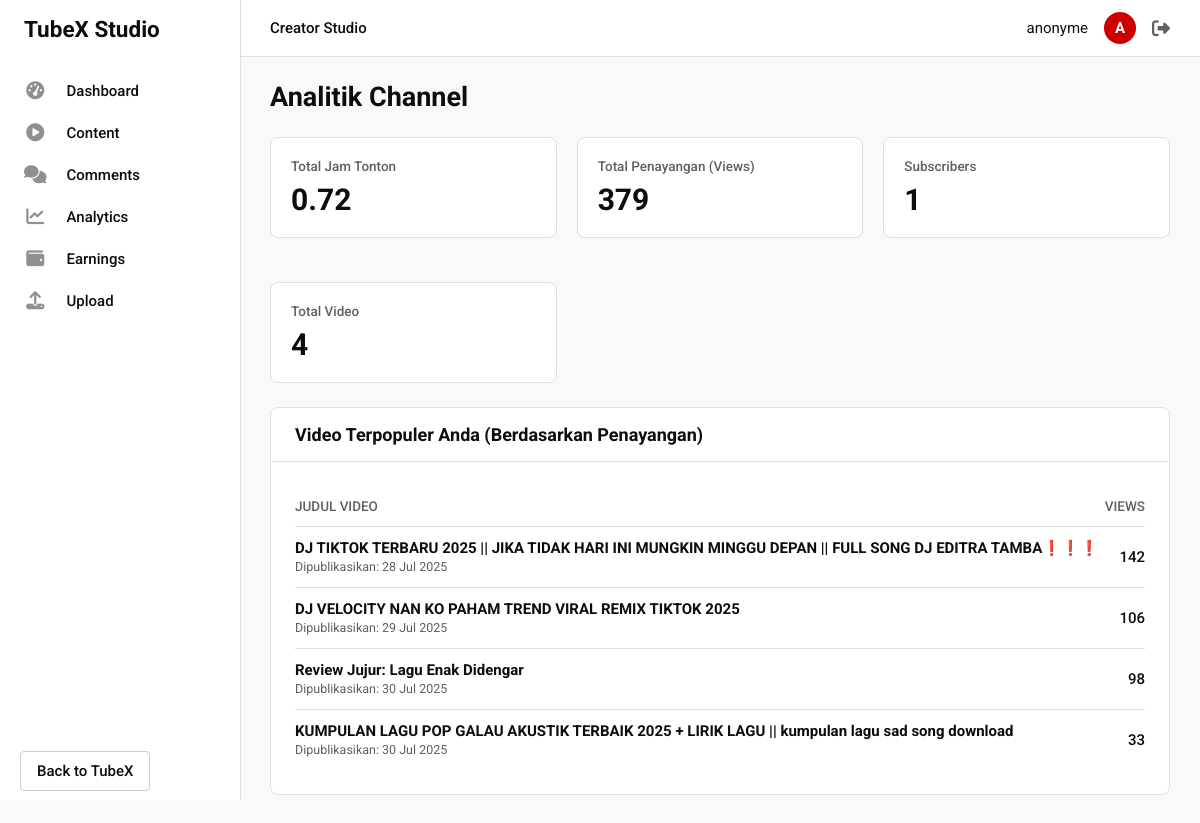
Screenshot of /creator/analytics.php (signed in) with the database file from the repository.
### tables this page shows
CREATE TABLE `videos` (
  `id` int(11) NOT NULL,
  `youtube_id` varchar(20) NOT NULL,
  `title` varchar(255) NOT NULL,
  `description` text DEFAULT NULL,
  `thumbnail_url` varchar(255) DEFAULT NULL,
  `duration` int(11) NOT NULL DEFAULT 0 COMMENT 'Durasi dalam detik',
  `uploader_id` int(11) NOT NULL,
  `views` int(11) NOT NULL DEFAULT 0,
  `likes` int(11) NOT NULL DEFAULT 0,
  `dislikes` int(11) NOT NULL DEFAULT 0,
  `earnings` decimal(20,10) NOT NULL DEFAULT 0.0000000000,
  `ad_campaign_id` int(11) DEFAULT NULL,
  `created_at` timestamp NULL DEFAULT current_timestamp()
);

### includes/functions.php (called while the page is built, shortened)
<?php
function get_subscriber_count($creator_id, $pdo) {
    $stmt = $pdo->prepare("SELECT COUNT(*) FROM subscriptions WHERE creator_id = ?");
    $stmt->execute([$creator_id]);
    return (int) $stmt->fetchColumn();
}

### creator/analytics.php (the view, shortened to what this page needs)
<?php
require_once '../includes/db_connect.php';
require_once '../includes/functions.php';
$creator_id = $_SESSION['user_id'];
$stmt_stats = $pdo->prepare(
    "SELECT
        COUNT(*) as total_videos,
        COALESCE(SUM(views), 0) as total_views,
        (SELECT COALESCE(SUM(watched_seconds), 0) FROM watch_stats WHERE video_id IN (SELECT id FROM videos WHERE uploader_id = ?)) as total_seconds
     FROM videos WHERE uploader_id = ?"
);
$stmt_stats->execute([$creator_id, $creator_id]);
$stats = $stmt_stats->fetch();
$total_watch_hours = $stats['total_seconds'] ? $stats['total_seconds'] / 3600 : 0;
$subscriber_count = get_subscriber_count($creator_id, $pdo);
$stmt_top_videos = $pdo->prepare(
    "SELECT title, views, created_at
     FROM videos
     WHERE uploader_id = ?
     ORDER BY views DESC
     LIMIT 5"
);
$stmt_top_videos->execute([$creator_id]);
$top_videos = $stmt_top_videos->fetchAll();
include '../includes/templates/header_creator.php';
?>
<h1>Analitik Channel</h1>
<div class="stats-grid-creator">
    <div class="stat-card-creator">
        <h3>Total Jam Tonton</h3>
        <p class="stat-value"><?= number_format($total_watch_hours, 2) ?></p>
    </div>
    <div class="stat-card-creator">
        <h3>Total Penayangan (Views)</h3>
        <p class="stat-value"><?= number_format((int)$stats['total_views']) ?></p>
    </div>
    <div class="stat-card-creator">
        <h3>Subscribers</h3>
        <p class="stat-value"><?= number_format($subscriber_count) ?></p>
    </div>
    <div class="stat-card-creator">
        <h3>Total Video</h3>
        <p class="stat-value"><?= number_format((int)$stats['total_videos']) ?></p>
    </div>
</div>
<div class="creator-section">
    <h2>Video Terpopuler Anda (Berdasarkan Penayangan)</h2>
    <div class="content">
        <table class="creator-table">
            <thead>
                <tr>
                    <th>Judul Video</th>
                    <th style="text-align: right;">Views</th>
                </tr>
            </thead>
            <tbody>
                <?php if (count($top_videos) > 0): ?>
                    <?php foreach ($top_videos as $video): ?>
                    <tr>
                        <td>
                            <strong><?= htmlspecialchars($video['title']) ?></strong>
                            <br>
                            <small style="color: #606060;">Dipublikasikan: <?= date('d M Y', strtotime($video['created_at'])) ?></small>
                        </td>
                        <td style="text-align: right; font-weight: 500;"><?= number_format($video['views']) ?></td>
                    </tr>
                    <?php endforeach; ?>
                <?php else: ?>
                    <tr>
                        <td colspan="2" style="text-align: center; padding: 20px;">Anda belum memiliki video untuk dianalisis.</td>
                    </tr>
                <?php endif; ?>
            </tbody>
        </table>
    </div>
</div>
<?php
include '../includes/templates/footer_creator.php';
?>

### includes/templates/header_creator.php (shortened to what this page needs)
<!DOCTYPE html>
<html lang="en">
<head>
    <link rel="stylesheet" href="/assets/css/style_creator.css">
    <link rel="stylesheet" href="https://cdnjs.cloudflare.com/ajax/libs/font-awesome/6.5.1/css/all.min.css">
</head>
<body>
    <div class="creator-layout">
        <aside class="creator-sidebar">
            <div class="sidebar-logo-container">
                <a href="/creator/dashboard.php" class="sidebar-logo">TubeX Studio</a>
            </div>
            <nav class="sidebar-nav">
                <a href="/creator/dashboard.php"><i class="fas fa-tachometer-alt fa-fw"></i> <span>Dashboard</span></a>
                <a href="/creator/content.php"><i class="fas fa-play-circle fa-fw"></i> <span>Content</span></a>
                    <a href="/creator/comments.php"><i class="fas fa-comments fa-fw"></i> <span>Comments</span></a>
                <a href="/creator/analytics.php"><i class="fas fa-chart-line fa-fw"></i> <span>Analytics</span></a>
                <a href="/creator/earnings.php"><i class="fas fa-wallet fa-fw"></i> <span>Earnings</span></a>
                <a href="/creator/upload.php"><i class="fas fa-upload fa-fw"></i> <span>Upload</span></a>
            </nav>
            <div class="sidebar-footer">
                <a href="/index.php" class="btn btn-outline">Back to TubeX</a>
            </div>
        </aside>
        <div class="creator-main-view">
            <header class="creator-topbar">
                <div class="topbar-title">
                    Creator Studio
                </div>
                <div class="topbar-user">
                    <span><?= htmlspecialchars($_SESSION['username']) ?></span>
                    <div class="user-avatar"><?= strtoupper(substr($_SESSION['username'], 0, 1)) ?></div>
                    <a href="/auth/logout.php" class="logout-link" title="Logout"><i class="fas fa-sign-out-alt"></i></a>
                </div>
            </header>
            <main class="creator-content-area">

### includes/templates/footer_creator.php
</main>
        </div>
    </div>
</body>
</html>

### assets/css/style_creator.css (style rules this page uses)
:root { --bg-main: #f9f9f9; --bg-sidebar: #ffffff; --bg-card: #ffffff; --text-primary: #0d0d0d; --text-secondary: #606060; --border-color: #e0e0e0; --primary-color: #cc0000; --shadow: 0 1px 4px rgba(0, 0, 0, 0.04); }
body { background-color: var(--bg-main); color: var(--text-primary); font-family: 'Roboto', sans-serif; margin: 0; font-size: 15px; }
.creator-layout { display: flex; }
.creator-sidebar { width: 240px; background-color: var(--bg-sidebar); border-right: 1px solid var(--border-color); height: 100vh; position: fixed; display: flex; flex-direction: column; }
.sidebar-logo-container { padding: 16px 24px; }
.sidebar-logo { color: var(--text-primary); font-size: 1.5em; font-weight: bold; text-decoration: none; }
.sidebar-nav { padding: 12px 0; flex-grow: 1; }
.sidebar-nav a { display: flex; align-items: center; gap: 20px; padding: 12px 24px; color: var(--text-primary); text-decoration: none; font-weight: 500; }
.sidebar-nav a i { color: #909090; font-size: 18px; }
.sidebar-footer { padding: 20px; }
.creator-main-view { margin-left: 240px; width: calc(100% - 240px); }
.creator-topbar { background-color: white; border-bottom: 1px solid var(--border-color); padding: 12px 30px; display: flex; justify-content: space-between; align-items: center; }
.topbar-title { font-weight: 500; }
.topbar-user { display: flex; align-items: center; gap: 16px; }
.user-avatar { width: 32px; height: 32px; border-radius: 50%; background-color: var(--primary-color); color: white; display: flex; justify-content: center; align-items: center; font-weight: bold; }
.logout-link { font-size: 18px; color: var(--text-secondary); }
.creator-content-area { padding: 24px 30px; }
.creator-content-area h1 { font-size: 1.8em; margin: 0 0 24px 0; }
.creator-section, .stat-card-creator, .monetization-panel { background-color: var(--bg-card); border: 1px solid var(--border-color); border-radius: 8px; margin-bottom: 24px; }
.creator-section h2, .monetization-panel h2 { font-size: 1.2em; margin: 0; padding: 16px 24px; border-bottom: 1px solid var(--border-color); }
.creator-section .content, .monetization-panel .content { padding: 24px; }
.stats-grid-creator { display: grid; grid-template-columns: repeat(auto-fill, minmax(250px, 1fr)); gap: 20px; }
.stat-card-creator { padding: 20px; }
.stat-card-creator h3 { margin: 0 0 8px 0; color: var(--text-secondary); font-size: 0.9em; font-weight: 500; }
.stat-card-creator .stat-value { font-size: 2em; font-weight: 700; margin: 0; }
.btn { border-radius: 4px; padding: 10px 16px; border: none; cursor: pointer; text-decoration: none; font-weight: 500; }
.btn-outline { border: 1px solid #ccc; background: none; color: var(--text-primary); }

### creator/analytics.php (style rules this page uses)
.creator-table { width: 100%; border-collapse: collapse; }
.creator-table th, .creator-table td { padding: 12px 0; border-bottom: 1px solid var(--border-color); text-align: left; }
.creator-table tr:last-child td { border-bottom: none; }
.creator-table th { color: var(--text-secondary); font-weight: 500; font-size: 0.9em; text-transform: uppercase; }

### rows the page displays
videos: title "DJ TIKTOK TERBARU 2025 || JIKA TIDAK HARI INI MUNGKIN MINGGU DEPAN || FULL SONG DJ EDITRA TAMBA❗❗❗", created_at "28 Jul 2025", views "142"
videos: title "DJ VELOCITY NAN KO PAHAM TREND VIRAL REMIX TIKTOK 2025", created_at "29 Jul 2025", views "106"
videos: title "Review Jujur: Lagu Enak Didengar", created_at "30 Jul 2025", views "98"
videos: title "KUMPULAN LAGU POP GALAU AKUSTIK TERBAIK 2025 + LIRIK LAGU || kumpulan lagu sad song download", created_at "30 Jul 2025", views "33"

### other values shown
$_SESSION['username'] "anonyme"
substr($_SESSION['username'], 0, 1) "A"
$total_watch_hours "0.72"
$stats['total_views'] "379"
$subscriber_count "1"
$stats['total_videos'] "4"
